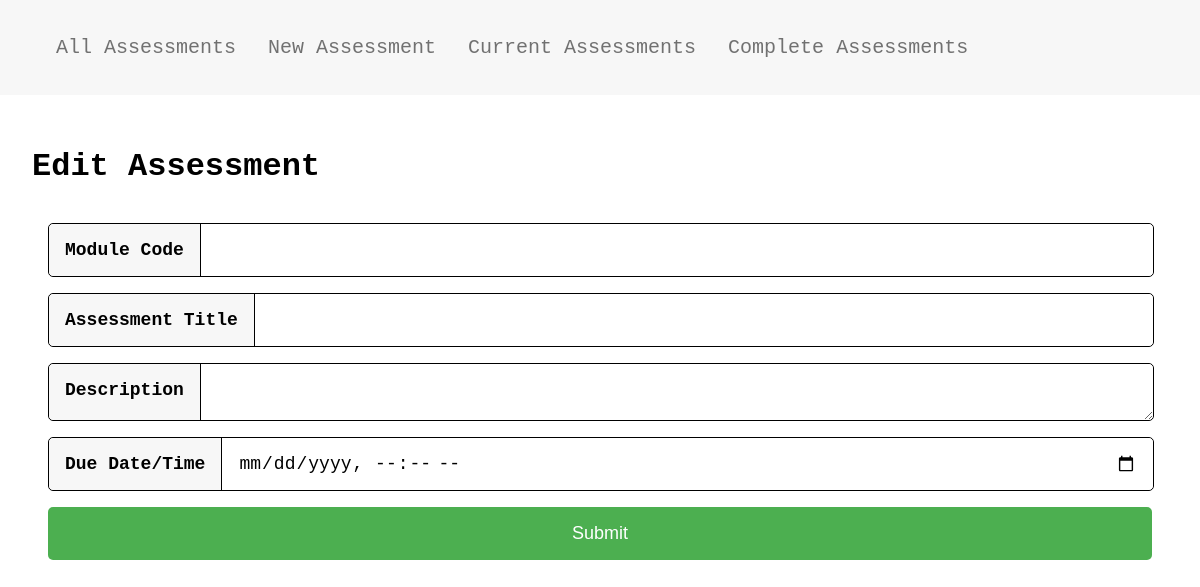
Before: /edit/2 with the older database file.
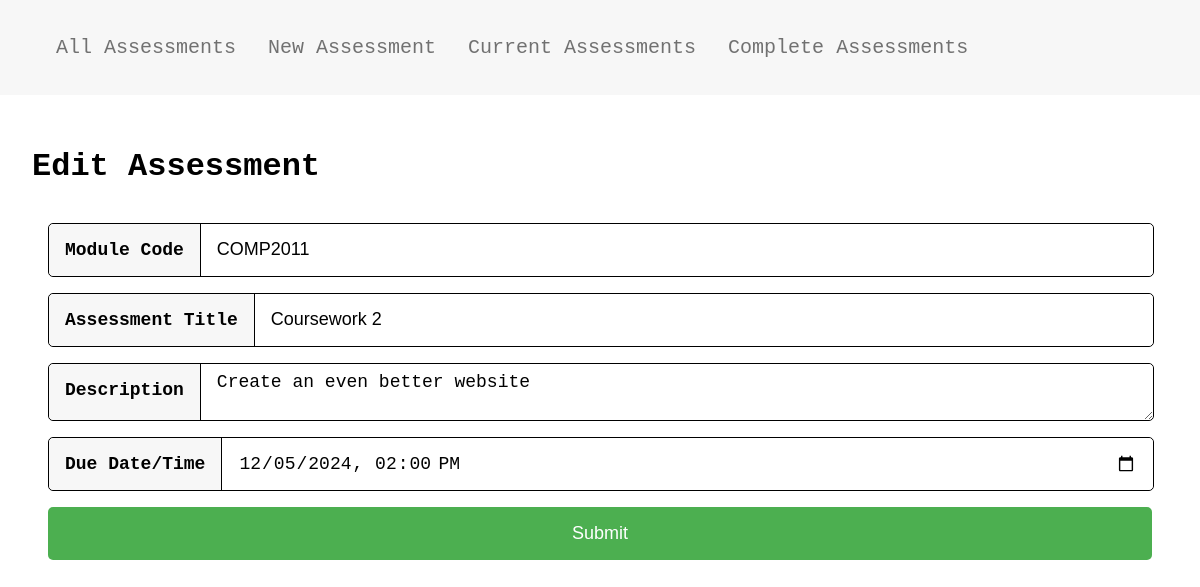
After: the same page with the newer database file.
### app/models.py (models this page shows)
class Assessment(db.Model):
    id = db.Column(db.Integer, primary_key=True)
    title = db.Column(db.String(500))
    description = db.Column(db.String(500))
    due_date = db.Column(db.DateTime)
    completed = db.Column(db.Boolean)
    module_code = db.Column(db.String(10))

### app/views.py (the view, shortened to what this page needs)
@app.route('/edit/<int:id>', methods=['GET', 'POST'])
def edit(id):
    assessment = db.session.query(models.Assessment).filter_by(id=id).first()
    form = AssessmentForm(obj=assessment)
    return render_template('edit.html', title="Edit Assessment", form=form)

### app/forms.py
class AssessmentForm(FlaskForm):
    module_code = StringField('module_code', validators=[DataRequired(), Length(min=1, max=10, message="Module code must be between 1 and 10 characters.")])
    title = StringField('title', validators=[DataRequired(), Length(min=1, max=500, message="Title must be between 1 and 100 characters.")])
    description = TextAreaField('description', validators=[DataRequired(), Length(min=1, max=500, message="Description must be between 1 and 500 characters.")])
    due_date = DateTimeLocalField('deadline', validators=[DataRequired()])

### app/templates/edit.html
{% extends "layout.html" %}
{% block content %}
<h1>Edit Assessment</h1>
{% with name="editAssessment" %}
    {% include 'components/form.html' %}
{% endwith %}
{% endblock %}

### app/templates/components/form.html (shortened to what this page needs)
<form method="post" name="{{ name }}" class="form">
    <div class="input-group">
        <label for="module_code">Module Code</label>
        {{ form.module_code }}
    </div>
    <div class="input-group">
        <label for="title">Assessment Title</label>
        {{ form.title }}
    </div>
    <div class="input-group">
        <label for="description">Description</label>
        {{ form.description }}
    </div>
    <div class="input-group">
        <label for="due_date">Due Date/Time</label>
        {{ form.due_date }}
    </div>
    <button type="submit" class="btn">Submit</button>
</form>

Changed rows visible on the page:
added Assessment: module_code "COMP2011", title "Coursework 2", description "Create an even better website", due_date "12/05/2024 14:00"
